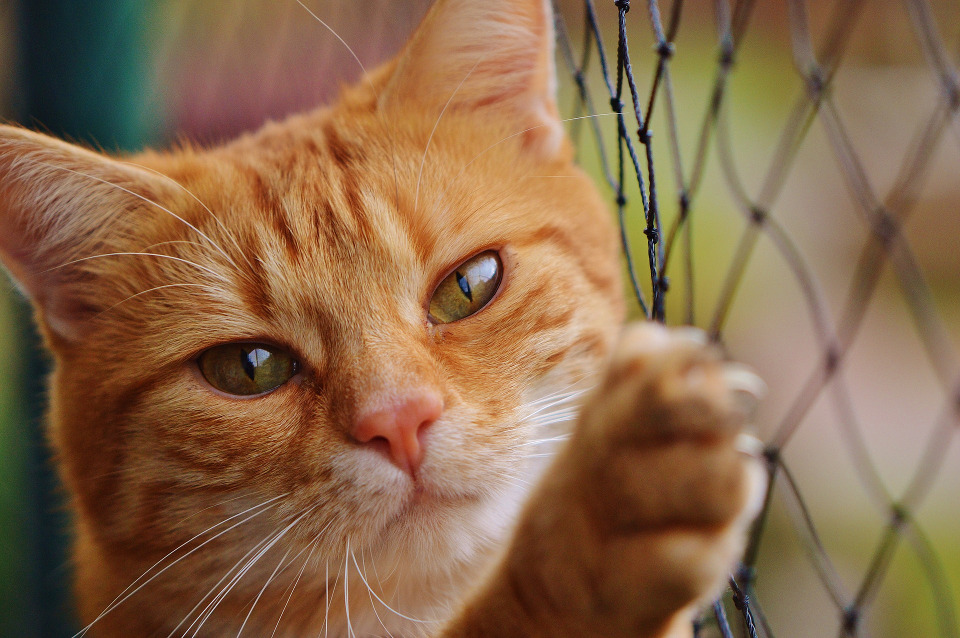
#> input picture boscaini/cap10/programmi/risorse/cartolina.jpg, 960 x 638 px
$ python cartolina_auguri.py
#> lines starting #> are read from the running program, lines starting #| are printed output that depends on the picture
"""Programma che ruota un'immagine"""
from PIL import Image, ImageFont, ImageDraw

def scrivi(testo, x, y, font_filename, colore="yellow"):
    """Disegna un testo a partire da (x, y) col font indicato"""
    font = ImageFont.truetype(font_filename, 100) # Imposta il font con dimensione 100
    draw = ImageDraw.Draw(image)
    draw.text((x, y), testo, font=font, fill="black")
    draw.text((x + 2, y + 2), testo, font=font, fill=colore)

if __name__ == "__main__":
    in_filename = "risorse/cartolina.jpg"
    index = in_filename.find(".") # Posizione del carattere "."
    out_filename = in_filename[:index] +"_finale.jpg"
    font_filename = "risorse/AlexBrush-Regular-OTF.otf"
    angolo = int(input("Angolo di rotazione in gradi? "))
#> the answer given: 3
    image = Image.open(in_filename)
#> image is the input picture: PIL image 960x638 RGB; mean R, G, B 137, 104.8, 74.8
    image = image.rotate(angolo) # Ruota l'immagine dell'angolo specificato
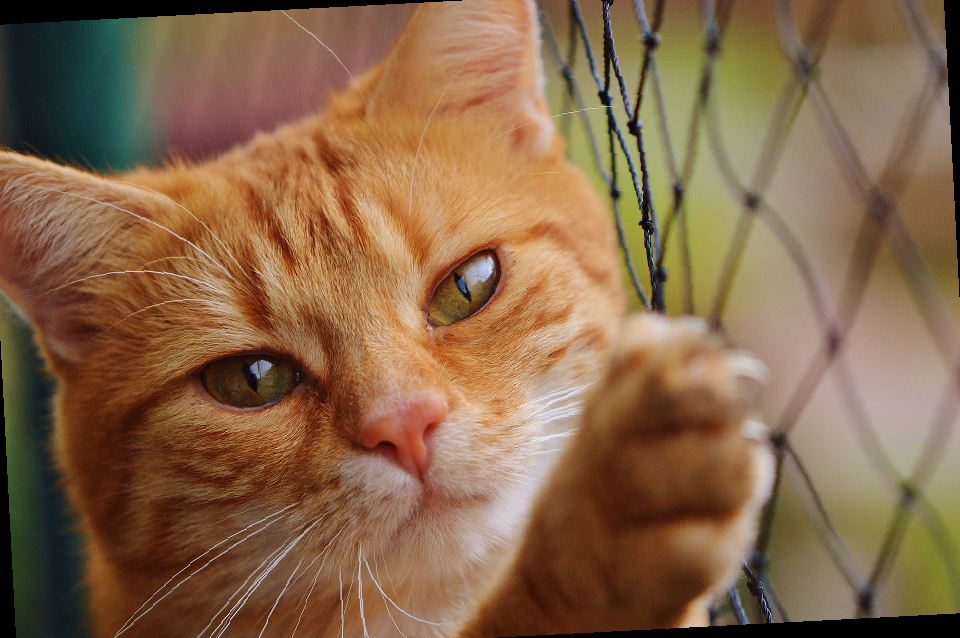
#> image: PIL image 960x638 RGB; mean R, G, B 134.2, 102.7, 73.3
    scrivi("Agnese\ne Lorenzo", 20, 0, font_filename)
    scrivi("marzo 2017", 490, 0, font_filename, colore="red")
#> call 2 of scrivi, with testo = 'marzo 2017', x = 490, y = 0, font_filename = 'risorse/AlexBrush-Regular-OTF.otf', colore = 'red'
#> in scrivi (call 2), `draw = ImageDraw.Draw(image)`:
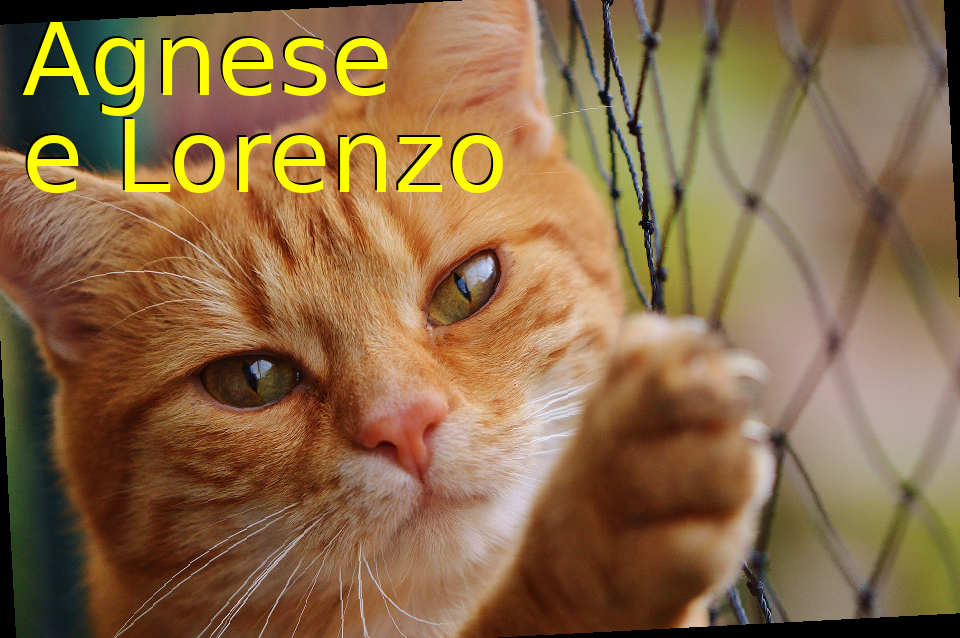
#> image: PIL image 960x638 RGB; mean R, G, B 136.8, 106.3, 70.5
    scrivi("Buon compleanno", 365, 525, font_filename, colore="#82eae1")
#> call 3 of scrivi, with testo = 'Buon compleanno', x = 365, y = 525, font_filename = 'risorse/AlexBrush-Regular-OTF.otf', colore = '#82eae1'
#> in scrivi (call 3), `draw = ImageDraw.Draw(image)`:
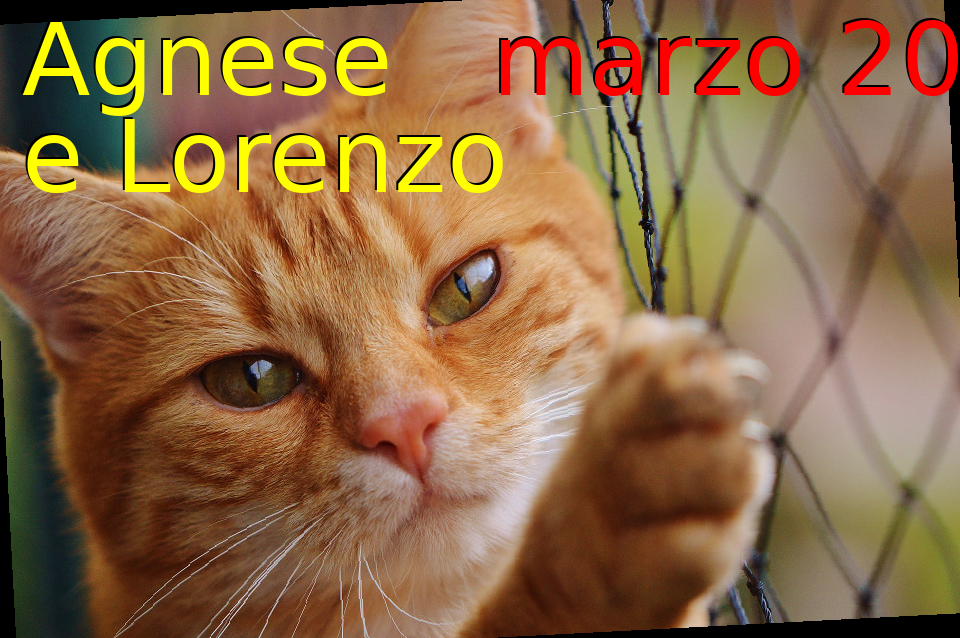
#> image: PIL image 960x638 RGB; mean R, G, B 138.2, 104.2, 69
    image.save(out_filename) # Salva l'immagine su file
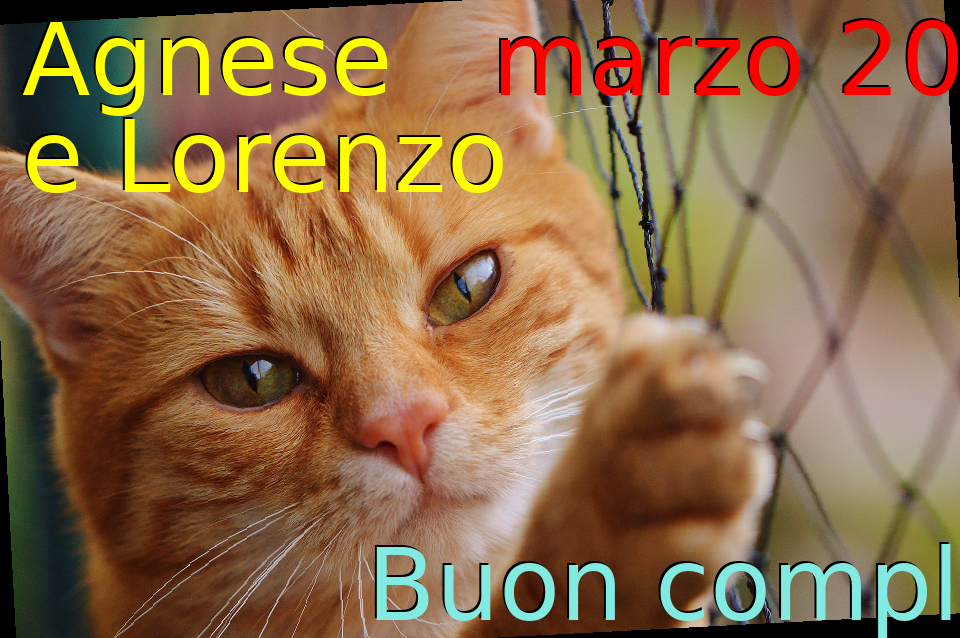
#> saved as cartolina_finale.jpg: PIL image 960x638 RGB; mean R, G, B 138, 106.6, 72
    image.show() # Apre l'immagine nel visualizzatore di immagini predefinito

$ run again, with boscaini/cap10/programmi/risorse/agnese.jpg copied over boscaini/cap10/programmi/risorse/cartolina.jpg
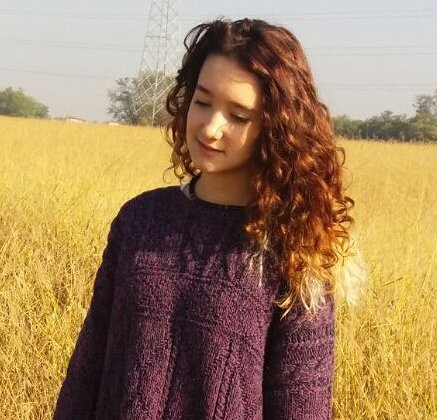
#> input picture boscaini/cap10/programmi/risorse/agnese.jpg, 437 x 420 px
#> image is the input picture: PIL image 437x420 RGB; mean R, G, B 160.4, 130.1, 94.1
#> `image = image.rotate(angolo) # Ruota l'immagine dell'angolo specificato`:
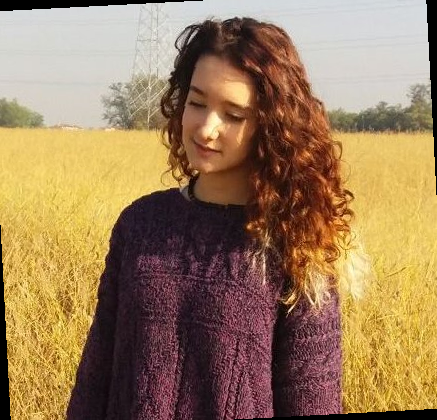
#> image: PIL image 437x420 RGB; mean R, G, B 155.7, 125.9, 90.8
#> in scrivi (call 2), `draw = ImageDraw.Draw(image)`:
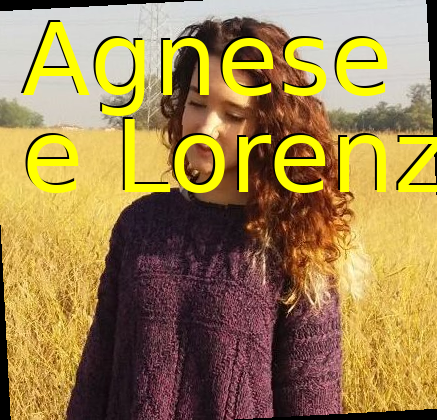
#> image: PIL image 437x420 RGB; mean R, G, B 158.8, 132.1, 78.3

$ run again, with boscaini/cap10/programmi/risorse/agnesina.jpg copied over boscaini/cap10/programmi/risorse/cartolina.jpg
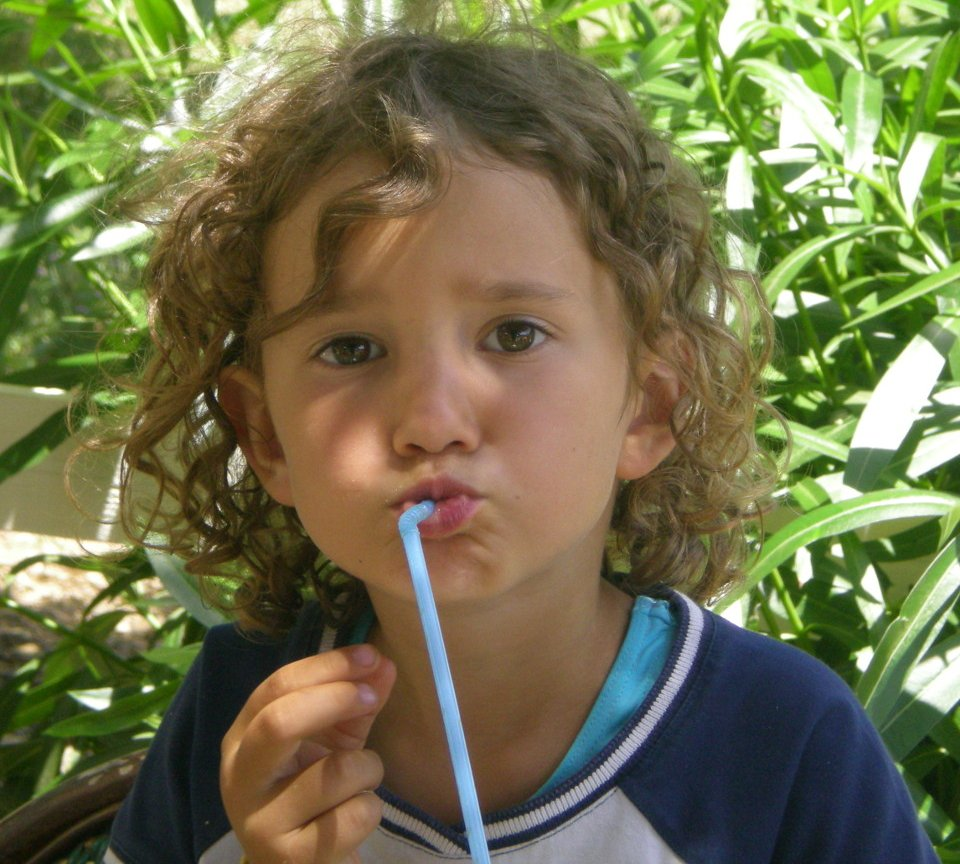
#> input picture boscaini/cap10/programmi/risorse/agnesina.jpg, 960 x 864 px
#> image is the input picture: PIL image 960x864 RGB; mean R, G, B 112.9, 113.2, 75
#> in scrivi (call 2), `draw = ImageDraw.Draw(image)`:
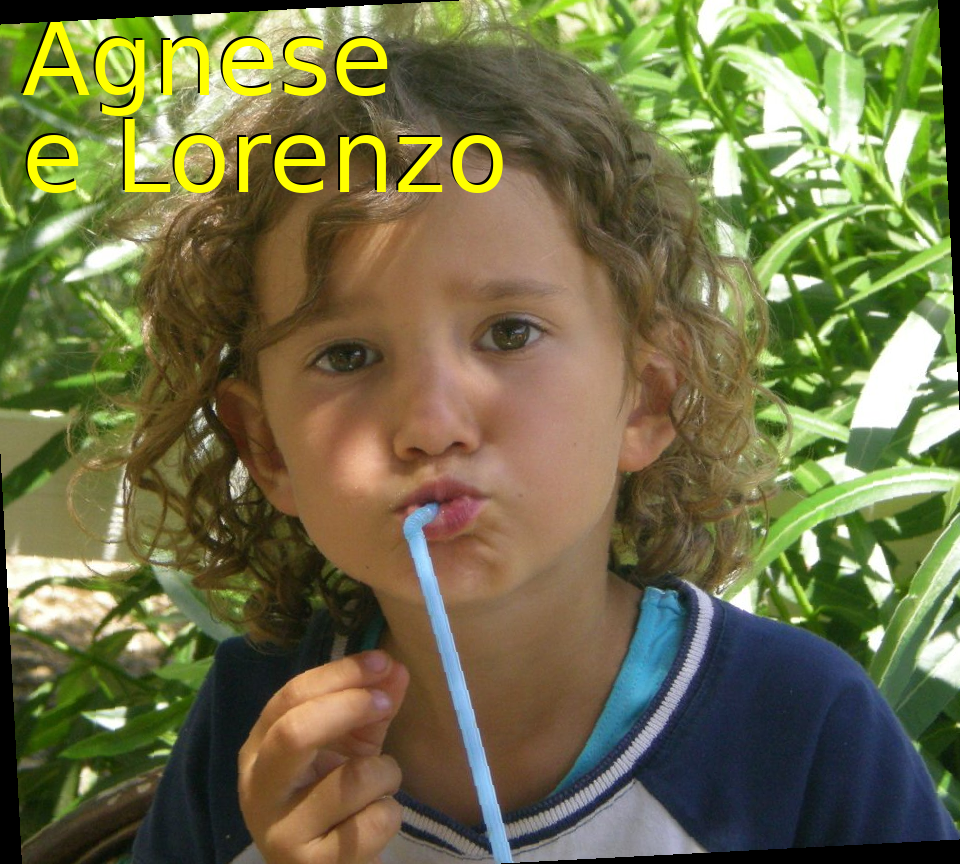
#> image: PIL image 960x864 RGB; mean R, G, B 112.5, 112.1, 71.4
#> `image.save(out_filename) # Salva l'immagine su file`:
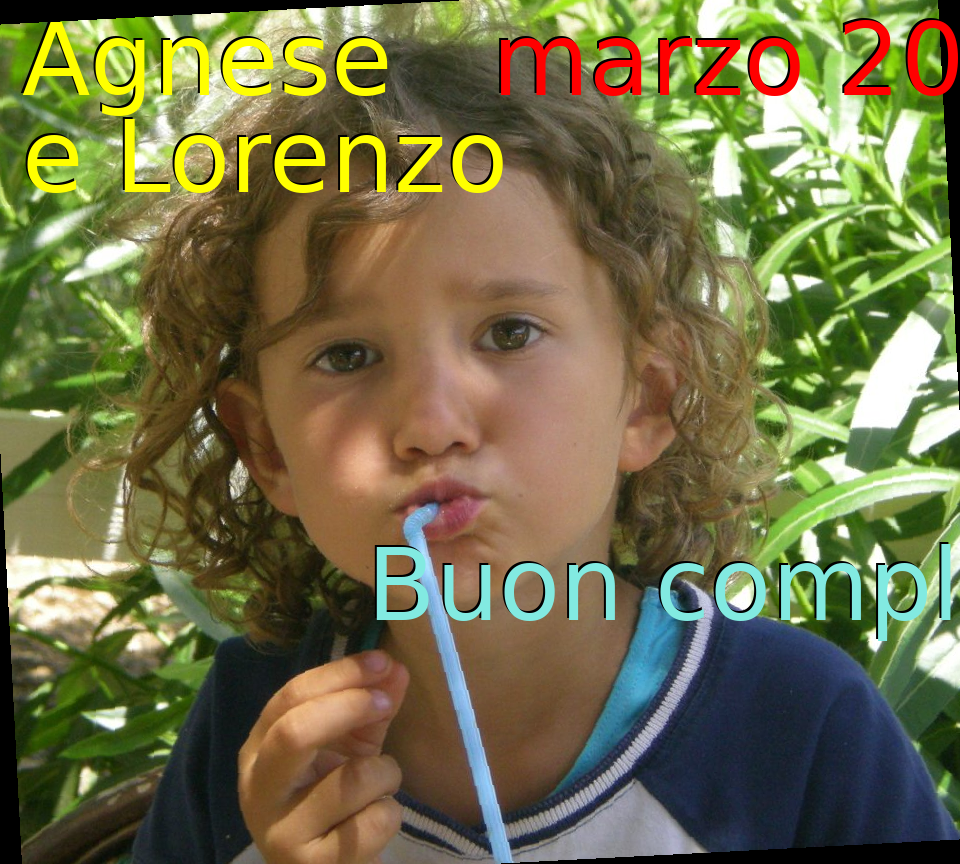
#> saved as cartolina_finale.jpg: PIL image 960x864 RGB; mean R, G, B 113.4, 111.2, 72.1

$ run again, with boscaini/cap10/programmi/risorse/kingfisher.jpg copied over boscaini/cap10/programmi/risorse/cartolina.jpg
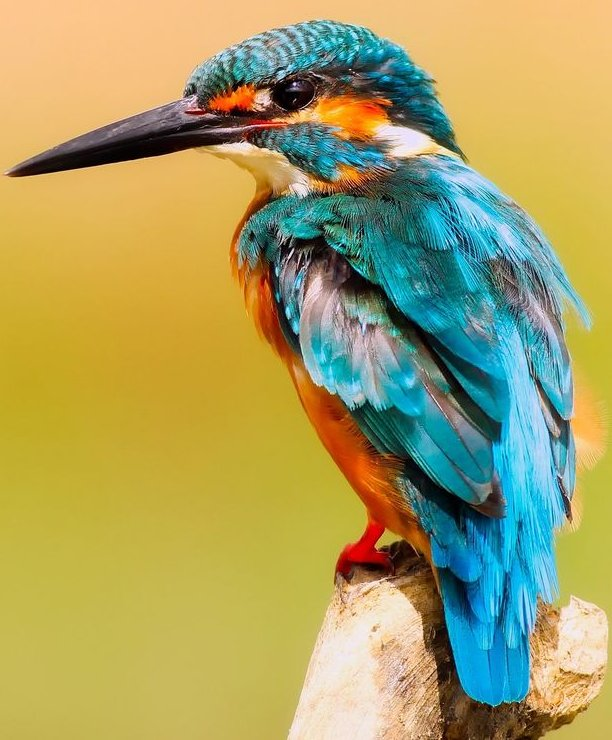
#> input picture boscaini/cap10/programmi/risorse/kingfisher.jpg, 612 x 740 px
#> image is the input picture: PIL image 612x740 RGB; mean R, G, B 166.7, 160.3, 99.8
#> in scrivi (call 2), `draw = ImageDraw.Draw(image)`:
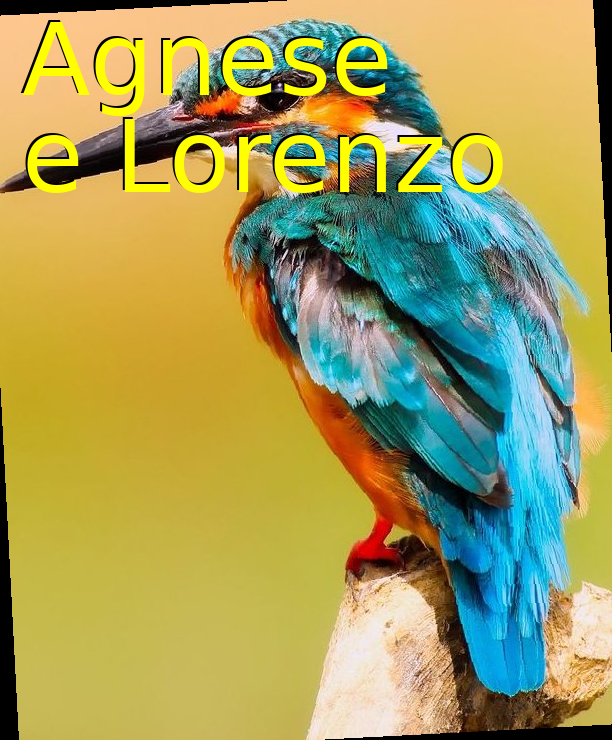
#> image: PIL image 612x740 RGB; mean R, G, B 163.6, 158.5, 91.6
#> `image.save(out_filename) # Salva l'immagine su file`:
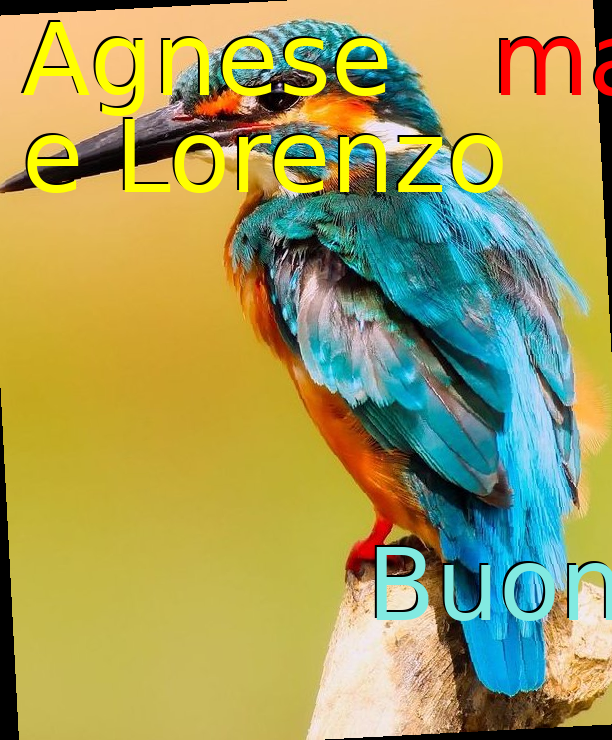
#> saved as cartolina_finale.jpg: PIL image 612x740 RGB; mean R, G, B 163.4, 158.2, 91.8
